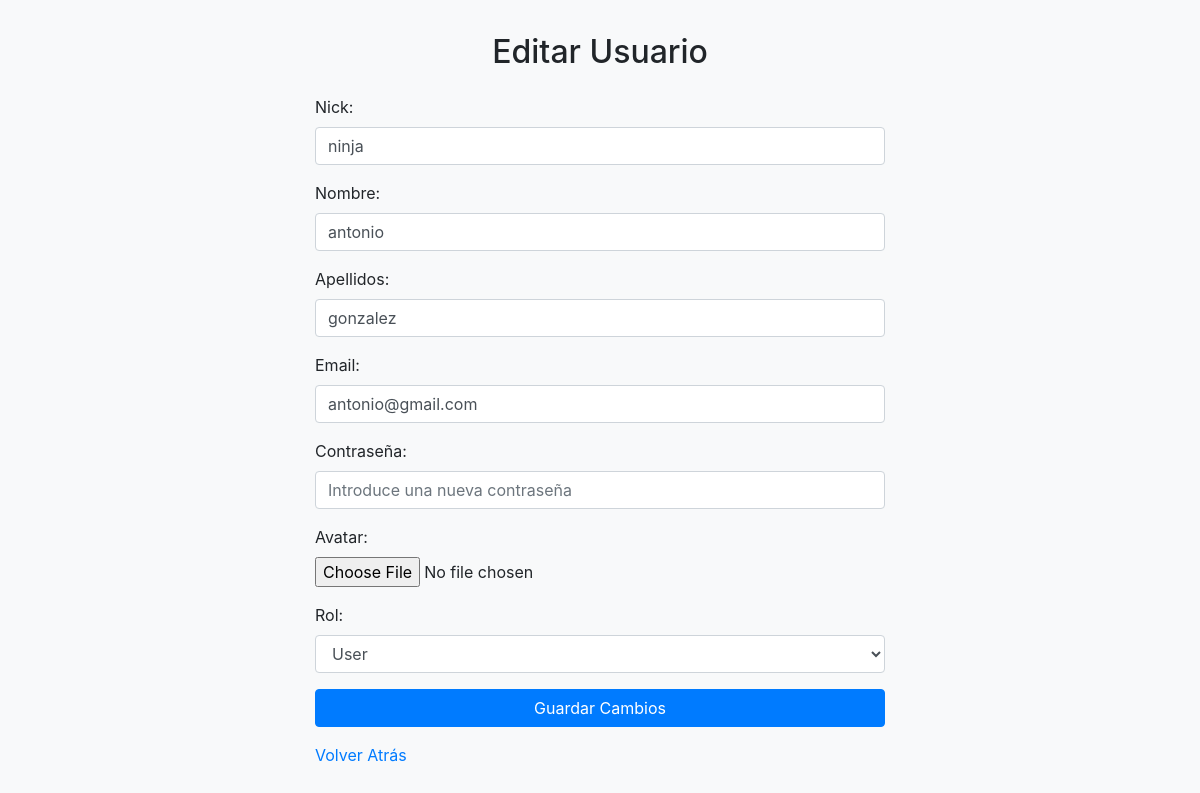
The page /ficherosDelproyecto/manejo_usuario/editar_usuario/editar_usuario.php?id=2 on the database its author committed.
### tables this page shows
CREATE TABLE `usuarios` (
  `IDUSER` int(5) NOT NULL,
  `NICK` varchar(40) NOT NULL,
  `NOMBRE` varchar(40) NOT NULL,
  `APELLIDOS` varchar(40) NOT NULL,
  `EMAIL` varchar(40) NOT NULL,
  `CONTRASENIA` varchar(40) NOT NULL,
  `AVATAR` varchar(50) NOT NULL,
  `ROL` varchar(40) NOT NULL
);

### ficherosDelproyecto/manejo_usuario/editar_usuario/form_editar_usuario.php (the view, shortened to what this page needs)
<!DOCTYPE html>
<html lang="es">
<head>
    <link rel="stylesheet" href="https://maxcdn.bootstrapcdn.com/bootstrap/4.5.2/css/bootstrap.min.css">
</head>
<body class="d-flex align-items-center justify-content-center" style="height: 100vh; background-color: #f8f9fa;">
    <div class="container col-md-6">
        <h2 class="text-center mb-4">Editar Usuario</h2>
        <form id="editarForm" action="procesar_editar_usuario.php" method="post" enctype="multipart/form-data">
            <div class="form-group">
                <label for="nick">Nick:</label>
                <input type="text" name="nick" class="form-control" value="<?php echo $usuario['NICK']; ?>" required>
            </div>
            <div class="form-group">
                <label for="nombre">Nombre:</label>
                <input type="text" name="nombre" class="form-control" value="<?php echo $usuario['NOMBRE']; ?>" required>
            </div>
            <div class="form-group">
                <label for="apellidos">Apellidos:</label>
                <input type="text" name="apellidos" class="form-control" value="<?php echo $usuario['APELLIDOS']; ?>" required>
            </div>
            <div class="form-group">
                <label for="email">Email:</label>
                <input type="email" name="email" class="form-control" value="<?php echo $usuario['EMAIL']; ?>" required>
            </div>
            <div class="form-group">
                <label for="contrasenia">Contraseña:</label>
                <input type="password" name="contrasenia" class="form-control" placeholder="Introduce una nueva contraseña">
            </div>
            <div class="form-group">
                <label for="avatar">Avatar:</label>
                <input type="file" name="avatar" class="form-control-file">
            </div>
            <div class="form-group">
                <label for="rol">Rol:</label>
                <select name="rol" class="form-control" required>
                    <option value="user" <?php echo ($usuario['ROL'] === 'user') ? 'selected' : ''; ?>>User</option>
                </select>
            </div>
            <button class="btn btn-primary btn-block mb-3" onclick="confirmarEdicion()">Guardar Cambios</button>
        </form>
        <a class="btn-back" href="javascript:history.go(-1)" class="btn btn-primary">Volver Atrás</a>
    </div>
</body>
</html>
</html>

### rows shown on the page
usuarios: nick "ninja", nombre "antonio", apellidos "gonzalez", email "antonio@gmail.com", rol "User"
